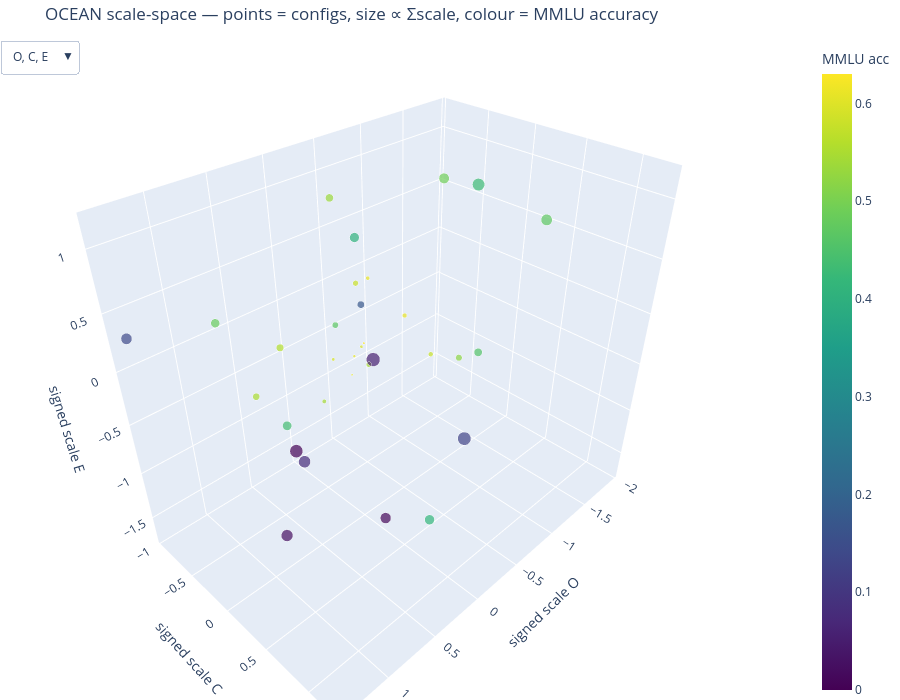

Notebook code cell kept with this figure:
### Markdown cell above
## Interactive 3D scale-space

Each config plotted in OCEAN **scale-space**. The dropdown picks which 3 traits go on
the x/y/z axes (signed scale: + amplifier, − suppressor). Points are the 32 configs,
coloured by MMLU accuracy — eyeball which scale combinations tank capability (dark)
vs stay intact (bright). Single plotly figure with a native dropdown, same format as
the `flatten_loras` exploration notebooks (needs a live kernel to render).

### Code cell
import itertools

import plotly.graph_objects as go

# Per-trait signed scale (+ amplifier, − suppressor) for each config.
_scale_map = {
    rec.slug: {t.letter: t.signed_scale for t in rec.traits}
    for rec in generate_design().configs
}
for _L in TRAITS:
    df[f"scale_{_L}"] = df["slug"].map(lambda s, _L=_L: _scale_map[s][_L])

_d = df.dropna(subset=["mmlu_mean"]).copy() if "mmlu_mean" in df.columns else df.iloc[:0]

if _d.empty:
    print("No MMLU results yet.")
else:
    # One trace per (x, y, z) trait triple; a plotly dropdown toggles which is shown.
    # Single go.Figure + one fig.show() — same pattern as the flatten_loras notebook
    # (no ipywidgets, so nothing stacks).
    triples = list(itertools.combinations(TRAITS, 3))  # 10 combos, axes in OCEAN order
    cmin, cmax = _d["mmlu_mean"].min(), _d["mmlu_mean"].max()
    sizes = _d["sumscale"] * 4.0  # marker size ∝ total adapter magnitude (Σscale)

    fig = go.Figure()
    for k, (xa, ya, za) in enumerate(triples):
        fig.add_trace(go.Scatter3d(
            x=_d[f"scale_{xa}"], y=_d[f"scale_{ya}"], z=_d[f"scale_{za}"],
            mode="markers", text=_d["slug"],
            customdata=_d["sumscale"],
            marker=dict(
                size=sizes, color=_d["mmlu_mean"], colorscale="Viridis",
                colorbar=dict(title="MMLU acc"), showscale=True, cmin=cmin, cmax=cmax,
            ),
            hovertemplate="%{text}<br>MMLU=%{marker.color:.3f}<br>Σscale=%{customdata:.2f}<extra></extra>",
            visible=(k == 0),
            name=f"{xa}{ya}{za}",
        ))

    buttons = [
        dict(
            method="update",
            label=f"{xa}, {ya}, {za}",
            args=[
                {"visible": [j == k for j in range(len(triples))]},
                {
                    "scene.xaxis.title.text": f"signed scale {xa}",
                    "scene.yaxis.title.text": f"signed scale {ya}",
                    "scene.zaxis.title.text": f"signed scale {za}",
                },
            ],
        )
        for k, (xa, ya, za) in enumerate(triples)
    ]

    x0, y0, z0 = triples[0]
    fig.update_layout(
        updatemenus=[dict(buttons=buttons, x=0.0, y=1.0, xanchor="left", yanchor="top")],
        scene=dict(
            xaxis_title=f"signed scale {x0}",
            yaxis_title=f"signed scale {y0}",
            zaxis_title=f"signed scale {z0}",
        ),
        title="OCEAN scale-space — points = configs, size ∝ Σscale, colour = MMLU accuracy",
        height=700, margin=dict(l=0, r=0, t=40, b=0), showlegend=False,
    )
    fig.show()

### Figure 1 — Plotly figure (JSON) as saved in the notebook; plotly's stock layout.template omitted (floating-point values rounded to 4 significant figures)
{"data": [{"customdata": [0.57, 0.66, 0.81, 0.9, 0.95, 1.16, 1.23, 1.36, 1.39, 1.54, 1.64, 1.8, 1.88, 2.02, 2.09, 2.17, 2.32, 2.37, 2.56, 2.65, 2.77, 2.84, 3.01, 3.12, 3.22, 3.25, 3.39, 3.47, 3.57, 3.76, 3.85, 4.0], "hovertemplate": "%{text}<br>MMLU=%{marker.color:.3f}<br>Σscale=%{customdata:.2f}<extra></extra>", "marker": {"cmax": 0.63, "cmin": 0, "color": [0.6067, 0.63, 0.6067, 0.5933, 0.59, 0.61, 0.5433, 0.61, 0.5767, 0.5433, 0.58, 0.4667, 0.52, 0.55, 0.1733, 0.5567, 0.5333, 0.4567, 0.4833, 0.4367, 0.4033, 0.4133, 0.49, 0.01, 0.14, 0.47, 0.02333, 0.07667, 0.43, 0.0, 0.1267, 0.05333], "colorbar": {"title": {"text": "MMLU acc"}}, "colorscale": [[0, "#440154"], [0.1111, "#482878"], [0.2222, "#3e4989"], [0.3333, "#31688e"], [0.4444, "#26828e"], [0.5556, "#1f9e89"], [0.6667, "#35b779"], [0.7778, "#6ece58"], [0.8889, "#b5de2b"], [1, "#fde725"]], "showscale": true, "size": [2.28, 2.64, 3.24, 3.6, 3.8, 4.64, 4.92, 5.44, 5.56, 6.16, 6.56, 7.2, 7.52, 8.08, 8.36, 8.68, 9.28, 9.48, 10.24, 10.6, 11.08, 11.36, 12.04, 12.48, 12.88, 13.0, 13.56, 13.88, 14.28, 15.04, 15.4, 16.0]}, "mode": "markers", "name": "OCE", "text": ["OP0p18_CP0p11_EM0p11_AM0p10_NP0p07", "OM0p13_CM0p09_EM0p06_AP0p07_NP0p31", "OM0p06_CM0p13_EM0p17_AM0p37_NM0p08", "OP0p13_CP0p17_EP0p15_AP0p09_NM0p36", "OP0p19_CM0p09_EM0p06_AM0p44_NM0p17", "OM0p27_CM0p18_EP0p43_AM0p21_NM0p07", "OP0p51_CP0p17_EM0p15_AM0p30_NM0p10", "OM0p29_CP0p20_EP0p25_AM0p06_NM0p56", "OM0p64_CP0p16_EM0p29_AM0p16_NM0p14", "OM0p14_CM0p05_EM0p25_AM0p12_NP0p98", "OM0p33_CM0p39_EP0p28_AP0p34_NM0p30", "OP0p16_CM0p08_EP0p24_AP0p89_NM0p43", "OM0p63_CP0p47_EM0p17_AM0p24_NP0p37", "OP0p66_CM0p49_EM0p38_AP0p10_NM0p39", "OP0p06_CP0p10_EP0p45_AP1p26_NP0p22", "OP0p57_CM0p23_EP0p16_AM1p09_NM0p12", "OM0p38_CM0p72_EP0p89_AM0p25_NP0p08", "OM0p22_CP0p98_EP0p32_AM0p50_NP0p35", "OP0p86_CM0p59_EP0p34_AM0p53_NP0p24", "OP0p60_CM0p20_EM0p54_AM0p14_NP1p17", "OP0p34_CP0p37_EP1p17_AM0p49_NP0p40", "OM0p30_CP0p51_EM1p71_AP0p14_NM0p18", "OM1p35_CM0p39_EP0p87_AP0p24_NP0p16", "OP0p94_CP1p25_EM0p25_AP0p08_NP0p60", "OP1p38_CM0p95_EP0p28_AP0p19_NP0p42", "OM1p92_CP0p28_EP0p53_AP0p13_NM0p39", "OP1p11_CP0p39_EM0p93_AP0p36_NM0p60", "OP0p29_CM0p44_EM1p26_AP0p57_NP0p91", "OM0p99_CP0p27_EP1p11_AP1p09_NP0p11", "OP1p17_CP0p69_EP0p10_AM1p08_NM0p72", "OM1p01_CP0p27_EM1p35_AP0p11_NP1p11", "OM0p40_CM0p28_EM0p44_AP1p87_NM1p01"], "type": "scatter3d", "visible": true, "x": [0.18, -0.13, -0.06, 0.13, 0.19, -0.27, 0.51, -0.29, -0.64, -0.14, -0.33, 0.16, -0.63, 0.66, 0.06, 0.57, -0.38, -0.22, 0.86, 0.6, 0.34, -0.3, -1.35, 0.94, 1.38, -1.92, 1.11, 0.29, -0.99, 1.17, -1.01, -0.4], "y": [0.11, -0.09, -0.13, 0.17, -0.09, -0.18, 0.17, 0.2, 0.16, -0.05, -0.39, -0.08, 0.47, -0.49, 0.1, -0.23, -0.72, 0.98, -0.59, -0.2, 0.37, 0.51, -0.39, 1.25, -0.95, 0.28, 0.39, -0.44, 0.27, 0.69, 0.27, -0.28], "z": [-0.11, -0.06, -0.17, 0.15, -0.06, 0.43, -0.15, 0.25, -0.29, -0.25, 0.28, 0.24, -0.17, -0.38, 0.45, 0.16, 0.89, 0.32, 0.34, -0.54, 1.17, -1.71, 0.87, -0.25, 0.28, 0.53, -0.93, -1.26, 1.11, 0.1, -1.35, -0.44]}, {"customdata": [0.57, 0.66, 0.81, 0.9, 0.95, 1.16, 1.23, 1.36, 1.39, 1.54, 1.64, 1.8, 1.88, 2.02, 2.09, 2.17, 2.32, 2.37, 2.56, 2.65, 2.77, 2.84, 3.01, 3.12, 3.22, 3.25, 3.39, 3.47, 3.57, 3.76, 3.85, 4.0], "hovertemplate": "%{text}<br>MMLU=%{marker.color:.3f}<br>Σscale=%{customdata:.2f}<extra></extra>", "marker": {"cmax": 0.63, "cmin": 0, "color": [0.6067, 0.63, 0.6067, 0.5933, 0.59, 0.61, 0.5433, 0.61, 0.5767, 0.5433, 0.58, 0.4667, 0.52, 0.55, 0.1733, 0.5567, 0.5333, 0.4567, 0.4833, 0.4367, 0.4033, 0.4133, 0.49, 0.01, 0.14, 0.47, 0.02333, 0.07667, 0.43, 0.0, 0.1267, 0.05333], "colorbar": {"title": {"text": "MMLU acc"}}, "colorscale": [[0, "#440154"], [0.1111, "#482878"], [0.2222, "#3e4989"], [0.3333, "#31688e"], [0.4444, "#26828e"], [0.5556, "#1f9e89"], [0.6667, "#35b779"], [0.7778, "#6ece58"], [0.8889, "#b5de2b"], [1, "#fde725"]], "showscale": true, "size": [2.28, 2.64, 3.24, 3.6, 3.8, 4.64, 4.92, 5.44, 5.56, 6.16, 6.56, 7.2, 7.52, 8.08, 8.36, 8.68, 9.28, 9.48, 10.24, 10.6, 11.08, 11.36, 12.04, 12.48, 12.88, 13.0, 13.56, 13.88, 14.28, 15.04, 15.4, 16.0]}, "mode": "markers", "name": "OCA", "text": ["OP0p18_CP0p11_EM0p11_AM0p10_NP0p07", "OM0p13_CM0p09_EM0p06_AP0p07_NP0p31", "OM0p06_CM0p13_EM0p17_AM0p37_NM0p08", "OP0p13_CP0p17_EP0p15_AP0p09_NM0p36", "OP0p19_CM0p09_EM0p06_AM0p44_NM0p17", "OM0p27_CM0p18_EP0p43_AM0p21_NM0p07", "OP0p51_CP0p17_EM0p15_AM0p30_NM0p10", "OM0p29_CP0p20_EP0p25_AM0p06_NM0p56", "OM0p64_CP0p16_EM0p29_AM0p16_NM0p14", "OM0p14_CM0p05_EM0p25_AM0p12_NP0p98", "OM0p33_CM0p39_EP0p28_AP0p34_NM0p30", "OP0p16_CM0p08_EP0p24_AP0p89_NM0p43", "OM0p63_CP0p47_EM0p17_AM0p24_NP0p37", "OP0p66_CM0p49_EM0p38_AP0p10_NM0p39", "OP0p06_CP0p10_EP0p45_AP1p26_NP0p22", "OP0p57_CM0p23_EP0p16_AM1p09_NM0p12", "OM0p38_CM0p72_EP0p89_AM0p25_NP0p08", "OM0p22_CP0p98_EP0p32_AM0p50_NP0p35", "OP0p86_CM0p59_EP0p34_AM0p53_NP0p24", "OP0p60_CM0p20_EM0p54_AM0p14_NP1p17", "OP0p34_CP0p37_EP1p17_AM0p49_NP0p40", "OM0p30_CP0p51_EM1p71_AP0p14_NM0p18", "OM1p35_CM0p39_EP0p87_AP0p24_NP0p16", "OP0p94_CP1p25_EM0p25_AP0p08_NP0p60", "OP1p38_CM0p95_EP0p28_AP0p19_NP0p42", "OM1p92_CP0p28_EP0p53_AP0p13_NM0p39", "OP1p11_CP0p39_EM0p93_AP0p36_NM0p60", "OP0p29_CM0p44_EM1p26_AP0p57_NP0p91", "OM0p99_CP0p27_EP1p11_AP1p09_NP0p11", "OP1p17_CP0p69_EP0p10_AM1p08_NM0p72", "OM1p01_CP0p27_EM1p35_AP0p11_NP1p11", "OM0p40_CM0p28_EM0p44_AP1p87_NM1p01"], "type": "scatter3d", "visible": false, "x": [0.18, -0.13, -0.06, 0.13, 0.19, -0.27, 0.51, -0.29, -0.64, -0.14, -0.33, 0.16, -0.63, 0.66, 0.06, 0.57, -0.38, -0.22, 0.86, 0.6, 0.34, -0.3, -1.35, 0.94, 1.38, -1.92, 1.11, 0.29, -0.99, 1.17, -1.01, -0.4], "y": [0.11, -0.09, -0.13, 0.17, -0.09, -0.18, 0.17, 0.2, 0.16, -0.05, -0.39, -0.08, 0.47, -0.49, 0.1, -0.23, -0.72, 0.98, -0.59, -0.2, 0.37, 0.51, -0.39, 1.25, -0.95, 0.28, 0.39, -0.44, 0.27, 0.69, 0.27, -0.28], "z": [-0.1, 0.07, -0.37, 0.09, -0.44, -0.21, -0.3, -0.06, -0.16, -0.12, 0.34, 0.89, -0.24, 0.1, 1.26, -1.09, -0.25, -0.5, -0.53, -0.14, -0.49, 0.14, 0.24, 0.08, 0.19, 0.13, 0.36, 0.57, 1.09, -1.08, 0.11, 1.87]}, {"customdata": [0.57, 0.66, 0.81, 0.9, 0.95, 1.16, 1.23, 1.36, 1.39, 1.54, 1.64, 1.8, 1.88, 2.02, 2.09, 2.17, 2.32, 2.37, 2.56, 2.65, 2.77, 2.84, 3.01, 3.12, 3.22, 3.25, 3.39, 3.47, 3.57, 3.76, 3.85, 4.0], "hovertemplate": "%{text}<br>MMLU=%{marker.color:.3f}<br>Σscale=%{customdata:.2f}<extra></extra>", "marker": {"cmax": 0.63, "cmin": 0, "color": [0.6067, 0.63, 0.6067, 0.5933, 0.59, 0.61, 0.5433, 0.61, 0.5767, 0.5433, 0.58, 0.4667, 0.52, 0.55, 0.1733, 0.5567, 0.5333, 0.4567, 0.4833, 0.4367, 0.4033, 0.4133, 0.49, 0.01, 0.14, 0.47, 0.02333, 0.07667, 0.43, 0.0, 0.1267, 0.05333], "colorbar": {"title": {"text": "MMLU acc"}}, "colorscale": [[0, "#440154"], [0.1111, "#482878"], [0.2222, "#3e4989"], [0.3333, "#31688e"], [0.4444, "#26828e"], [0.5556, "#1f9e89"], [0.6667, "#35b779"], [0.7778, "#6ece58"], [0.8889, "#b5de2b"], [1, "#fde725"]], "showscale": true, "size": [2.28, 2.64, 3.24, 3.6, 3.8, 4.64, 4.92, 5.44, 5.56, 6.16, 6.56, 7.2, 7.52, 8.08, 8.36, 8.68, 9.28, 9.48, 10.24, 10.6, 11.08, 11.36, 12.04, 12.48, 12.88, 13.0, 13.56, 13.88, 14.28, 15.04, 15.4, 16.0]}, "mode": "markers", "name": "OCN", "text": ["OP0p18_CP0p11_EM0p11_AM0p10_NP0p07", "OM0p13_CM0p09_EM0p06_AP0p07_NP0p31", "OM0p06_CM0p13_EM0p17_AM0p37_NM0p08", "OP0p13_CP0p17_EP0p15_AP0p09_NM0p36", "OP0p19_CM0p09_EM0p06_AM0p44_NM0p17", "OM0p27_CM0p18_EP0p43_AM0p21_NM0p07", "OP0p51_CP0p17_EM0p15_AM0p30_NM0p10", "OM0p29_CP0p20_EP0p25_AM0p06_NM0p56", "OM0p64_CP0p16_EM0p29_AM0p16_NM0p14", "OM0p14_CM0p05_EM0p25_AM0p12_NP0p98", "OM0p33_CM0p39_EP0p28_AP0p34_NM0p30", "OP0p16_CM0p08_EP0p24_AP0p89_NM0p43", "OM0p63_CP0p47_EM0p17_AM0p24_NP0p37", "OP0p66_CM0p49_EM0p38_AP0p10_NM0p39", "OP0p06_CP0p10_EP0p45_AP1p26_NP0p22", "OP0p57_CM0p23_EP0p16_AM1p09_NM0p12", "OM0p38_CM0p72_EP0p89_AM0p25_NP0p08", "OM0p22_CP0p98_EP0p32_AM0p50_NP0p35", "OP0p86_CM0p59_EP0p34_AM0p53_NP0p24", "OP0p60_CM0p20_EM0p54_AM0p14_NP1p17", "OP0p34_CP0p37_EP1p17_AM0p49_NP0p40", "OM0p30_CP0p51_EM1p71_AP0p14_NM0p18", "OM1p35_CM0p39_EP0p87_AP0p24_NP0p16", "OP0p94_CP1p25_EM0p25_AP0p08_NP0p60", "OP1p38_CM0p95_EP0p28_AP0p19_NP0p42", "OM1p92_CP0p28_EP0p53_AP0p13_NM0p39", "OP1p11_CP0p39_EM0p93_AP0p36_NM0p60", "OP0p29_CM0p44_EM1p26_AP0p57_NP0p91", "OM0p99_CP0p27_EP1p11_AP1p09_NP0p11", "OP1p17_CP0p69_EP0p10_AM1p08_NM0p72", "OM1p01_CP0p27_EM1p35_AP0p11_NP1p11", "OM0p40_CM0p28_EM0p44_AP1p87_NM1p01"], "type": "scatter3d", "visible": false, "x": [0.18, -0.13, -0.06, 0.13, 0.19, -0.27, 0.51, -0.29, -0.64, -0.14, -0.33, 0.16, -0.63, 0.66, 0.06, 0.57, -0.38, -0.22, 0.86, 0.6, 0.34, -0.3, -1.35, 0.94, 1.38, -1.92, 1.11, 0.29, -0.99, 1.17, -1.01, -0.4], "y": [0.11, -0.09, -0.13, 0.17, -0.09, -0.18, 0.17, 0.2, 0.16, -0.05, -0.39, -0.08, 0.47, -0.49, 0.1, -0.23, -0.72, 0.98, -0.59, -0.2, 0.37, 0.51, -0.39, 1.25, -0.95, 0.28, 0.39, -0.44, 0.27, 0.69, 0.27, -0.28], "z": [0.07, 0.31, -0.08, -0.36, -0.17, -0.07, -0.1, -0.56, -0.14, 0.98, -0.3, -0.43, 0.37, -0.39, 0.22, -0.12, 0.08, 0.35, 0.24, 1.17, 0.4, -0.18, 0.16, 0.6, 0.42, -0.39, -0.6, 0.91, 0.11, -0.72, 1.11, -1.01]}, {"customdata": [0.57, 0.66, 0.81, 0.9, 0.95, 1.16, 1.23, 1.36, 1.39, 1.54, 1.64, 1.8, 1.88, 2.02, 2.09, 2.17, 2.32, 2.37, 2.56, 2.65, 2.77, 2.84, 3.01, 3.12, 3.22, 3.25, 3.39, 3.47, 3.57, 3.76, 3.85, 4.0], "hovertemplate": "%{text}<br>MMLU=%{marker.color:.3f}<br>Σscale=%{customdata:.2f}<extra></extra>", "marker": {"cmax": 0.63, "cmin": 0, "color": [0.6067, 0.63, 0.6067, 0.5933, 0.59, 0.61, 0.5433, 0.61, 0.5767, 0.5433, 0.58, 0.4667, 0.52, 0.55, 0.1733, 0.5567, 0.5333, 0.4567, 0.4833, 0.4367, 0.4033, 0.4133, 0.49, 0.01, 0.14, 0.47, 0.02333, 0.07667, 0.43, 0.0, 0.1267, 0.05333], "colorbar": {"title": {"text": "MMLU acc"}}, "colorscale": [[0, "#440154"], [0.1111, "#482878"], [0.2222, "#3e4989"], [0.3333, "#31688e"], [0.4444, "#26828e"], [0.5556, "#1f9e89"], [0.6667, "#35b779"], [0.7778, "#6ece58"], [0.8889, "#b5de2b"], [1, "#fde725"]], "showscale": true, "size": [2.28, 2.64, 3.24, 3.6, 3.8, 4.64, 4.92, 5.44, 5.56, 6.16, 6.56, 7.2, 7.52, 8.08, 8.36, 8.68, 9.28, 9.48, 10.24, 10.6, 11.08, 11.36, 12.04, 12.48, 12.88, 13.0, 13.56, 13.88, 14.28, 15.04, 15.4, 16.0]}, "mode": "markers", "name": "OEA", "text": ["OP0p18_CP0p11_EM0p11_AM0p10_NP0p07", "OM0p13_CM0p09_EM0p06_AP0p07_NP0p31", "OM0p06_CM0p13_EM0p17_AM0p37_NM0p08", "OP0p13_CP0p17_EP0p15_AP0p09_NM0p36", "OP0p19_CM0p09_EM0p06_AM0p44_NM0p17", "OM0p27_CM0p18_EP0p43_AM0p21_NM0p07", "OP0p51_CP0p17_EM0p15_AM0p30_NM0p10", "OM0p29_CP0p20_EP0p25_AM0p06_NM0p56", "OM0p64_CP0p16_EM0p29_AM0p16_NM0p14", "OM0p14_CM0p05_EM0p25_AM0p12_NP0p98", "OM0p33_CM0p39_EP0p28_AP0p34_NM0p30", "OP0p16_CM0p08_EP0p24_AP0p89_NM0p43", "OM0p63_CP0p47_EM0p17_AM0p24_NP0p37", "OP0p66_CM0p49_EM0p38_AP0p10_NM0p39", "OP0p06_CP0p10_EP0p45_AP1p26_NP0p22", "OP0p57_CM0p23_EP0p16_AM1p09_NM0p12", "OM0p38_CM0p72_EP0p89_AM0p25_NP0p08", "OM0p22_CP0p98_EP0p32_AM0p50_NP0p35", "OP0p86_CM0p59_EP0p34_AM0p53_NP0p24", "OP0p60_CM0p20_EM0p54_AM0p14_NP1p17", "OP0p34_CP0p37_EP1p17_AM0p49_NP0p40", "OM0p30_CP0p51_EM1p71_AP0p14_NM0p18", "OM1p35_CM0p39_EP0p87_AP0p24_NP0p16", "OP0p94_CP1p25_EM0p25_AP0p08_NP0p60", "OP1p38_CM0p95_EP0p28_AP0p19_NP0p42", "OM1p92_CP0p28_EP0p53_AP0p13_NM0p39", "OP1p11_CP0p39_EM0p93_AP0p36_NM0p60", "OP0p29_CM0p44_EM1p26_AP0p57_NP0p91", "OM0p99_CP0p27_EP1p11_AP1p09_NP0p11", "OP1p17_CP0p69_EP0p10_AM1p08_NM0p72", "OM1p01_CP0p27_EM1p35_AP0p11_NP1p11", "OM0p40_CM0p28_EM0p44_AP1p87_NM1p01"], "type": "scatter3d", "visible": false, "x": [0.18, -0.13, -0.06, 0.13, 0.19, -0.27, 0.51, -0.29, -0.64, -0.14, -0.33, 0.16, -0.63, 0.66, 0.06, 0.57, -0.38, -0.22, 0.86, 0.6, 0.34, -0.3, -1.35, 0.94, 1.38, -1.92, 1.11, 0.29, -0.99, 1.17, -1.01, -0.4], "y": [-0.11, -0.06, -0.17, 0.15, -0.06, 0.43, -0.15, 0.25, -0.29, -0.25, 0.28, 0.24, -0.17, -0.38, 0.45, 0.16, 0.89, 0.32, 0.34, -0.54, 1.17, -1.71, 0.87, -0.25, 0.28, 0.53, -0.93, -1.26, 1.11, 0.1, -1.35, -0.44], "z": [-0.1, 0.07, -0.37, 0.09, -0.44, -0.21, -0.3, -0.06, -0.16, -0.12, 0.34, 0.89, -0.24, 0.1, 1.26, -1.09, -0.25, -0.5, -0.53, -0.14, -0.49, 0.14, 0.24, 0.08, 0.19, 0.13, 0.36, 0.57, 1.09, -1.08, 0.11, 1.87]}, {"customdata": [0.57, 0.66, 0.81, 0.9, 0.95, 1.16, 1.23, 1.36, 1.39, 1.54, 1.64, 1.8, 1.88, 2.02, 2.09, 2.17, 2.32, 2.37, 2.56, 2.65, 2.77, 2.84, 3.01, 3.12, 3.22, 3.25, 3.39, 3.47, 3.57, 3.76, 3.85, 4.0], "hovertemplate": "%{text}<br>MMLU=%{marker.color:.3f}<br>Σscale=%{customdata:.2f}<extra></extra>", "marker": {"cmax": 0.63, "cmin": 0, "color": [0.6067, 0.63, 0.6067, 0.5933, 0.59, 0.61, 0.5433, 0.61, 0.5767, 0.5433, 0.58, 0.4667, 0.52, 0.55, 0.1733, 0.5567, 0.5333, 0.4567, 0.4833, 0.4367, 0.4033, 0.4133, 0.49, 0.01, 0.14, 0.47, 0.02333, 0.07667, 0.43, 0.0, 0.1267, 0.05333], "colorbar": {"title": {"text": "MMLU acc"}}, "colorscale": [[0, "#440154"], [0.1111, "#482878"], [0.2222, "#3e4989"], [0.3333, "#31688e"], [0.4444, "#26828e"], [0.5556, "#1f9e89"], [0.6667, "#35b779"], [0.7778, "#6ece58"], [0.8889, "#b5de2b"], [1, "#fde725"]], "showscale": true, "size": [2.28, 2.64, 3.24, 3.6, 3.8, 4.64, 4.92, 5.44, 5.56, 6.16, 6.56, 7.2, 7.52, 8.08, 8.36, 8.68, 9.28, 9.48, 10.24, 10.6, 11.08, 11.36, 12.04, 12.48, 12.88, 13.0, 13.56, 13.88, 14.28, 15.04, 15.4, 16.0]}, "mode": "markers", "name": "OEN", "text": ["OP0p18_CP0p11_EM0p11_AM0p10_NP0p07", "OM0p13_CM0p09_EM0p06_AP0p07_NP0p31", "OM0p06_CM0p13_EM0p17_AM0p37_NM0p08", "OP0p13_CP0p17_EP0p15_AP0p09_NM0p36", "OP0p19_CM0p09_EM0p06_AM0p44_NM0p17", "OM0p27_CM0p18_EP0p43_AM0p21_NM0p07", "OP0p51_CP0p17_EM0p15_AM0p30_NM0p10", "OM0p29_CP0p20_EP0p25_AM0p06_NM0p56", "OM0p64_CP0p16_EM0p29_AM0p16_NM0p14", "OM0p14_CM0p05_EM0p25_AM0p12_NP0p98", "OM0p33_CM0p39_EP0p28_AP0p34_NM0p30", "OP0p16_CM0p08_EP0p24_AP0p89_NM0p43", "OM0p63_CP0p47_EM0p17_AM0p24_NP0p37", "OP0p66_CM0p49_EM0p38_AP0p10_NM0p39", "OP0p06_CP0p10_EP0p45_AP1p26_NP0p22", "OP0p57_CM0p23_EP0p16_AM1p09_NM0p12", "OM0p38_CM0p72_EP0p89_AM0p25_NP0p08", "OM0p22_CP0p98_EP0p32_AM0p50_NP0p35", "OP0p86_CM0p59_EP0p34_AM0p53_NP0p24", "OP0p60_CM0p20_EM0p54_AM0p14_NP1p17", "OP0p34_CP0p37_EP1p17_AM0p49_NP0p40", "OM0p30_CP0p51_EM1p71_AP0p14_NM0p18", "OM1p35_CM0p39_EP0p87_AP0p24_NP0p16", "OP0p94_CP1p25_EM0p25_AP0p08_NP0p60", "OP1p38_CM0p95_EP0p28_AP0p19_NP0p42", "OM1p92_CP0p28_EP0p53_AP0p13_NM0p39", "OP1p11_CP0p39_EM0p93_AP0p36_NM0p60", "OP0p29_CM0p44_EM1p26_AP0p57_NP0p91", "OM0p99_CP0p27_EP1p11_AP1p09_NP0p11", "OP1p17_CP0p69_EP0p10_AM1p08_NM0p72", "OM1p01_CP0p27_EM1p35_AP0p11_NP1p11", "OM0p40_CM0p28_EM0p44_AP1p87_NM1p01"], "type": "scatter3d", "visible": false, "x": [0.18, -0.13, -0.06, 0.13, 0.19, -0.27, 0.51, -0.29, -0.64, -0.14, -0.33, 0.16, -0.63, 0.66, 0.06, 0.57, -0.38, -0.22, 0.86, 0.6, 0.34, -0.3, -1.35, 0.94, 1.38, -1.92, 1.11, 0.29, -0.99, 1.17, -1.01, -0.4], "y": [-0.11, -0.06, -0.17, 0.15, -0.06, 0.43, -0.15, 0.25, -0.29, -0.25, 0.28, 0.24, -0.17, -0.38, 0.45, 0.16, 0.89, 0.32, 0.34, -0.54, 1.17, -1.71, 0.87, -0.25, 0.28, 0.53, -0.93, -1.26, 1.11, 0.1, -1.35, -0.44], "z": [0.07, 0.31, -0.08, -0.36, -0.17, -0.07, -0.1, -0.56, -0.14, 0.98, -0.3, -0.43, 0.37, -0.39, 0.22, -0.12, 0.08, 0.35, 0.24, 1.17, 0.4, -0.18, 0.16, 0.6, 0.42, -0.39, -0.6, 0.91, 0.11, -0.72, 1.11, -1.01]}, {"customdata": [0.57, 0.66, 0.81, 0.9, 0.95, 1.16, 1.23, 1.36, 1.39, 1.54, 1.64, 1.8, 1.88, 2.02, 2.09, 2.17, 2.32, 2.37, 2.56, 2.65, 2.77, 2.84, 3.01, 3.12, 3.22, 3.25, 3.39, 3.47, 3.57, 3.76, 3.85, 4.0], "hovertemplate": "%{text}<br>MMLU=%{marker.color:.3f}<br>Σscale=%{customdata:.2f}<extra></extra>", "marker": {"cmax": 0.63, "cmin": 0, "color": [0.6067, 0.63, 0.6067, 0.5933, 0.59, 0.61, 0.5433, 0.61, 0.5767, 0.5433, 0.58, 0.4667, 0.52, 0.55, 0.1733, 0.5567, 0.5333, 0.4567, 0.4833, 0.4367, 0.4033, 0.4133, 0.49, 0.01, 0.14, 0.47, 0.02333, 0.07667, 0.43, 0.0, 0.1267, 0.05333], "colorbar": {"title": {"text": "MMLU acc"}}, "colorscale": [[0, "#440154"], [0.1111, "#482878"], [0.2222, "#3e4989"], [0.3333, "#31688e"], [0.4444, "#26828e"], [0.5556, "#1f9e89"], [0.6667, "#35b779"], [0.7778, "#6ece58"], [0.8889, "#b5de2b"], [1, "#fde725"]], "showscale": true, "size": [2.28, 2.64, 3.24, 3.6, 3.8, 4.64, 4.92, 5.44, 5.56, 6.16, 6.56, 7.2, 7.52, 8.08, 8.36, 8.68, 9.28, 9.48, 10.24, 10.6, 11.08, 11.36, 12.04, 12.48, 12.88, 13.0, 13.56, 13.88, 14.28, 15.04, 15.4, 16.0]}, "mode": "markers", "name": "OAN", "text": ["OP0p18_CP0p11_EM0p11_AM0p10_NP0p07", "OM0p13_CM0p09_EM0p06_AP0p07_NP0p31", "OM0p06_CM0p13_EM0p17_AM0p37_NM0p08", "OP0p13_CP0p17_EP0p15_AP0p09_NM0p36", "OP0p19_CM0p09_EM0p06_AM0p44_NM0p17", "OM0p27_CM0p18_EP0p43_AM0p21_NM0p07", "OP0p51_CP0p17_EM0p15_AM0p30_NM0p10", "OM0p29_CP0p20_EP0p25_AM0p06_NM0p56", "OM0p64_CP0p16_EM0p29_AM0p16_NM0p14", "OM0p14_CM0p05_EM0p25_AM0p12_NP0p98", "OM0p33_CM0p39_EP0p28_AP0p34_NM0p30", "OP0p16_CM0p08_EP0p24_AP0p89_NM0p43", "OM0p63_CP0p47_EM0p17_AM0p24_NP0p37", "OP0p66_CM0p49_EM0p38_AP0p10_NM0p39", "OP0p06_CP0p10_EP0p45_AP1p26_NP0p22", "OP0p57_CM0p23_EP0p16_AM1p09_NM0p12", "OM0p38_CM0p72_EP0p89_AM0p25_NP0p08", "OM0p22_CP0p98_EP0p32_AM0p50_NP0p35", "OP0p86_CM0p59_EP0p34_AM0p53_NP0p24", "OP0p60_CM0p20_EM0p54_AM0p14_NP1p17", "OP0p34_CP0p37_EP1p17_AM0p49_NP0p40", "OM0p30_CP0p51_EM1p71_AP0p14_NM0p18", "OM1p35_CM0p39_EP0p87_AP0p24_NP0p16", "OP0p94_CP1p25_EM0p25_AP0p08_NP0p60", "OP1p38_CM0p95_EP0p28_AP0p19_NP0p42", "OM1p92_CP0p28_EP0p53_AP0p13_NM0p39", "OP1p11_CP0p39_EM0p93_AP0p36_NM0p60", "OP0p29_CM0p44_EM1p26_AP0p57_NP0p91", "OM0p99_CP0p27_EP1p11_AP1p09_NP0p11", "OP1p17_CP0p69_EP0p10_AM1p08_NM0p72", "OM1p01_CP0p27_EM1p35_AP0p11_NP1p11", "OM0p40_CM0p28_EM0p44_AP1p87_NM1p01"], "type": "scatter3d", "visible": false, "x": [0.18, -0.13, -0.06, 0.13, 0.19, -0.27, 0.51, -0.29, -0.64, -0.14, -0.33, 0.16, -0.63, 0.66, 0.06, 0.57, -0.38, -0.22, 0.86, 0.6, 0.34, -0.3, -1.35, 0.94, 1.38, -1.92, 1.11, 0.29, -0.99, 1.17, -1.01, -0.4], "y": [-0.1, 0.07, -0.37, 0.09, -0.44, -0.21, -0.3, -0.06, -0.16, -0.12, 0.34, 0.89, -0.24, 0.1, 1.26, -1.09, -0.25, -0.5, -0.53, -0.14, -0.49, 0.14, 0.24, 0.08, 0.19, 0.13, 0.36, 0.57, 1.09, -1.08, 0.11, 1.87], "z": [0.07, 0.31, -0.08, -0.36, -0.17, -0.07, -0.1, -0.56, -0.14, 0.98, -0.3, -0.43, 0.37, -0.39, 0.22, -0.12, 0.08, 0.35, 0.24, 1.17, 0.4, -0.18, 0.16, 0.6, 0.42, -0.39, -0.6, 0.91, 0.11, -0.72, 1.11, -1.01]}, {"customdata": [0.57, 0.66, 0.81, 0.9, 0.95, 1.16, 1.23, 1.36, 1.39, 1.54, 1.64, 1.8, 1.88, 2.02, 2.09, 2.17, 2.32, 2.37, 2.56, 2.65, 2.77, 2.84, 3.01, 3.12, 3.22, 3.25, 3.39, 3.47, 3.57, 3.76, 3.85, 4.0], "hovertemplate": "%{text}<br>MMLU=%{marker.color:.3f}<br>Σscale=%{customdata:.2f}<extra></extra>", "marker": {"cmax": 0.63, "cmin": 0, "color": [0.6067, 0.63, 0.6067, 0.5933, 0.59, 0.61, 0.5433, 0.61, 0.5767, 0.5433, 0.58, 0.4667, 0.52, 0.55, 0.1733, 0.5567, 0.5333, 0.4567, 0.4833, 0.4367, 0.4033, 0.4133, 0.49, 0.01, 0.14, 0.47, 0.02333, 0.07667, 0.43, 0.0, 0.1267, 0.05333], "colorbar": {"title": {"text": "MMLU acc"}}, "colorscale": [[0, "#440154"], [0.1111, "#482878"], [0.2222, "#3e4989"], [0.3333, "#31688e"], [0.4444, "#26828e"], [0.5556, "#1f9e89"], [0.6667, "#35b779"], [0.7778, "#6ece58"], [0.8889, "#b5de2b"], [1, "#fde725"]], "showscale": true, "size": [2.28, 2.64, 3.24, 3.6, 3.8, 4.64, 4.92, 5.44, 5.56, 6.16, 6.56, 7.2, 7.52, 8.08, 8.36, 8.68, 9.28, 9.48, 10.24, 10.6, 11.08, 11.36, 12.04, 12.48, 12.88, 13.0, 13.56, 13.88, 14.28, 15.04, 15.4, 16.0]}, "mode": "markers", "name": "CEA", "text": ["OP0p18_CP0p11_EM0p11_AM0p10_NP0p07", "OM0p13_CM0p09_EM0p06_AP0p07_NP0p31", "OM0p06_CM0p13_EM0p17_AM0p37_NM0p08", "OP0p13_CP0p17_EP0p15_AP0p09_NM0p36", "OP0p19_CM0p09_EM0p06_AM0p44_NM0p17", "OM0p27_CM0p18_EP0p43_AM0p21_NM0p07", "OP0p51_CP0p17_EM0p15_AM0p30_NM0p10", "OM0p29_CP0p20_EP0p25_AM0p06_NM0p56", "OM0p64_CP0p16_EM0p29_AM0p16_NM0p14", "OM0p14_CM0p05_EM0p25_AM0p12_NP0p98", "OM0p33_CM0p39_EP0p28_AP0p34_NM0p30", "OP0p16_CM0p08_EP0p24_AP0p89_NM0p43", "OM0p63_CP0p47_EM0p17_AM0p24_NP0p37", "OP0p66_CM0p49_EM0p38_AP0p10_NM0p39", "OP0p06_CP0p10_EP0p45_AP1p26_NP0p22", "OP0p57_CM0p23_EP0p16_AM1p09_NM0p12", "OM0p38_CM0p72_EP0p89_AM0p25_NP0p08", "OM0p22_CP0p98_EP0p32_AM0p50_NP0p35", "OP0p86_CM0p59_EP0p34_AM0p53_NP0p24", "OP0p60_CM0p20_EM0p54_AM0p14_NP1p17", "OP0p34_CP0p37_EP1p17_AM0p49_NP0p40", "OM0p30_CP0p51_EM1p71_AP0p14_NM0p18", "OM1p35_CM0p39_EP0p87_AP0p24_NP0p16", "OP0p94_CP1p25_EM0p25_AP0p08_NP0p60", "OP1p38_CM0p95_EP0p28_AP0p19_NP0p42", "OM1p92_CP0p28_EP0p53_AP0p13_NM0p39", "OP1p11_CP0p39_EM0p93_AP0p36_NM0p60", "OP0p29_CM0p44_EM1p26_AP0p57_NP0p91", "OM0p99_CP0p27_EP1p11_AP1p09_NP0p11", "OP1p17_CP0p69_EP0p10_AM1p08_NM0p72", "OM1p01_CP0p27_EM1p35_AP0p11_NP1p11", "OM0p40_CM0p28_EM0p44_AP1p87_NM1p01"], "type": "scatter3d", "visible": false, "x": [0.11, -0.09, -0.13, 0.17, -0.09, -0.18, 0.17, 0.2, 0.16, -0.05, -0.39, -0.08, 0.47, -0.49, 0.1, -0.23, -0.72, 0.98, -0.59, -0.2, 0.37, 0.51, -0.39, 1.25, -0.95, 0.28, 0.39, -0.44, 0.27, 0.69, 0.27, -0.28], "y": [-0.11, -0.06, -0.17, 0.15, -0.06, 0.43, -0.15, 0.25, -0.29, -0.25, 0.28, 0.24, -0.17, -0.38, 0.45, 0.16, 0.89, 0.32, 0.34, -0.54, 1.17, -1.71, 0.87, -0.25, 0.28, 0.53, -0.93, -1.26, 1.11, 0.1, -1.35, -0.44], "z": [-0.1, 0.07, -0.37, 0.09, -0.44, -0.21, -0.3, -0.06, -0.16, -0.12, 0.34, 0.89, -0.24, 0.1, 1.26, -1.09, -0.25, -0.5, -0.53, -0.14, -0.49, 0.14, 0.24, 0.08, 0.19, 0.13, 0.36, 0.57, 1.09, -1.08, 0.11, 1.87]}, {"customdata": [0.57, 0.66, 0.81, 0.9, 0.95, 1.16, 1.23, 1.36, 1.39, 1.54, 1.64, 1.8, 1.88, 2.02, 2.09, 2.17, 2.32, 2.37, 2.56, 2.65, 2.77, 2.84, 3.01, 3.12, 3.22, 3.25, 3.39, 3.47, 3.57, 3.76, 3.85, 4.0], "hovertemplate": "%{text}<br>MMLU=%{marker.color:.3f}<br>Σscale=%{customdata:.2f}<extra></extra>", "marker": {"cmax": 0.63, "cmin": 0, "color": [0.6067, 0.63, 0.6067, 0.5933, 0.59, 0.61, 0.5433, 0.61, 0.5767, 0.5433, 0.58, 0.4667, 0.52, 0.55, 0.1733, 0.5567, 0.5333, 0.4567, 0.4833, 0.4367, 0.4033, 0.4133, 0.49, 0.01, 0.14, 0.47, 0.02333, 0.07667, 0.43, 0.0, 0.1267, 0.05333], "colorbar": {"title": {"text": "MMLU acc"}}, "colorscale": [[0, "#440154"], [0.1111, "#482878"], [0.2222, "#3e4989"], [0.3333, "#31688e"], [0.4444, "#26828e"], [0.5556, "#1f9e89"], [0.6667, "#35b779"], [0.7778, "#6ece58"], [0.8889, "#b5de2b"], [1, "#fde725"]], "showscale": true, "size": [2.28, 2.64, 3.24, 3.6, 3.8, 4.64, 4.92, 5.44, 5.56, 6.16, 6.56, 7.2, 7.52, 8.08, 8.36, 8.68, 9.28, 9.48, 10.24, 10.6, 11.08, 11.36, 12.04, 12.48, 12.88, 13.0, 13.56, 13.88, 14.28, 15.04, 15.4, 16.0]}, "mode": "markers", "name": "CEN", "text": ["OP0p18_CP0p11_EM0p11_AM0p10_NP0p07", "OM0p13_CM0p09_EM0p06_AP0p07_NP0p31", "OM0p06_CM0p13_EM0p17_AM0p37_NM0p08", "OP0p13_CP0p17_EP0p15_AP0p09_NM0p36", "OP0p19_CM0p09_EM0p06_AM0p44_NM0p17", "OM0p27_CM0p18_EP0p43_AM0p21_NM0p07", "OP0p51_CP0p17_EM0p15_AM0p30_NM0p10", "OM0p29_CP0p20_EP0p25_AM0p06_NM0p56", "OM0p64_CP0p16_EM0p29_AM0p16_NM0p14", "OM0p14_CM0p05_EM0p25_AM0p12_NP0p98", "OM0p33_CM0p39_EP0p28_AP0p34_NM0p30", "OP0p16_CM0p08_EP0p24_AP0p89_NM0p43", "OM0p63_CP0p47_EM0p17_AM0p24_NP0p37", "OP0p66_CM0p49_EM0p38_AP0p10_NM0p39", "OP0p06_CP0p10_EP0p45_AP1p26_NP0p22", "OP0p57_CM0p23_EP0p16_AM1p09_NM0p12", "OM0p38_CM0p72_EP0p89_AM0p25_NP0p08", "OM0p22_CP0p98_EP0p32_AM0p50_NP0p35", "OP0p86_CM0p59_EP0p34_AM0p53_NP0p24", "OP0p60_CM0p20_EM0p54_AM0p14_NP1p17", "OP0p34_CP0p37_EP1p17_AM0p49_NP0p40", "OM0p30_CP0p51_EM1p71_AP0p14_NM0p18", "OM1p35_CM0p39_EP0p87_AP0p24_NP0p16", "OP0p94_CP1p25_EM0p25_AP0p08_NP0p60", "OP1p38_CM0p95_EP0p28_AP0p19_NP0p42", "OM1p92_CP0p28_EP0p53_AP0p13_NM0p39", "OP1p11_CP0p39_EM0p93_AP0p36_NM0p60", "OP0p29_CM0p44_EM1p26_AP0p57_NP0p91", "OM0p99_CP0p27_EP1p11_AP1p09_NP0p11", "OP1p17_CP0p69_EP0p10_AM1p08_NM0p72", "OM1p01_CP0p27_EM1p35_AP0p11_NP1p11", "OM0p40_CM0p28_EM0p44_AP1p87_NM1p01"], "type": "scatter3d", "visible": false, "x": [0.11, -0.09, -0.13, 0.17, -0.09, -0.18, 0.17, 0.2, 0.16, -0.05, -0.39, -0.08, 0.47, -0.49, 0.1, -0.23, -0.72, 0.98, -0.59, -0.2, 0.37, 0.51, -0.39, 1.25, -0.95, 0.28, 0.39, -0.44, 0.27, 0.69, 0.27, -0.28], "y": [-0.11, -0.06, -0.17, 0.15, -0.06, 0.43, -0.15, 0.25, -0.29, -0.25, 0.28, 0.24, -0.17, -0.38, 0.45, 0.16, 0.89, 0.32, 0.34, -0.54, 1.17, -1.71, 0.87, -0.25, 0.28, 0.53, -0.93, -1.26, 1.11, 0.1, -1.35, -0.44], "z": [0.07, 0.31, -0.08, -0.36, -0.17, -0.07, -0.1, -0.56, -0.14, 0.98, -0.3, -0.43, 0.37, -0.39, 0.22, -0.12, 0.08, 0.35, 0.24, 1.17, 0.4, -0.18, 0.16, 0.6, 0.42, -0.39, -0.6, 0.91, 0.11, -0.72, 1.11, -1.01]}, {"customdata": [0.57, 0.66, 0.81, 0.9, 0.95, 1.16, 1.23, 1.36, 1.39, 1.54, 1.64, 1.8, 1.88, 2.02, 2.09, 2.17, 2.32, 2.37, 2.56, 2.65, 2.77, 2.84, 3.01, 3.12, 3.22, 3.25, 3.39, 3.47, 3.57, 3.76, 3.85, 4.0], "hovertemplate": "%{text}<br>MMLU=%{marker.color:.3f}<br>Σscale=%{customdata:.2f}<extra></extra>", "marker": {"cmax": 0.63, "cmin": 0, "color": [0.6067, 0.63, 0.6067, 0.5933, 0.59, 0.61, 0.5433, 0.61, 0.5767, 0.5433, 0.58, 0.4667, 0.52, 0.55, 0.1733, 0.5567, 0.5333, 0.4567, 0.4833, 0.4367, 0.4033, 0.4133, 0.49, 0.01, 0.14, 0.47, 0.02333, 0.07667, 0.43, 0.0, 0.1267, 0.05333], "colorbar": {"title": {"text": "MMLU acc"}}, "colorscale": [[0, "#440154"], [0.1111, "#482878"], [0.2222, "#3e4989"], [0.3333, "#31688e"], [0.4444, "#26828e"], [0.5556, "#1f9e89"], [0.6667, "#35b779"], [0.7778, "#6ece58"], [0.8889, "#b5de2b"], [1, "#fde725"]], "showscale": true, "size": [2.28, 2.64, 3.24, 3.6, 3.8, 4.64, 4.92, 5.44, 5.56, 6.16, 6.56, 7.2, 7.52, 8.08, 8.36, 8.68, 9.28, 9.48, 10.24, 10.6, 11.08, 11.36, 12.04, 12.48, 12.88, 13.0, 13.56, 13.88, 14.28, 15.04, 15.4, 16.0]}, "mode": "markers", "name": "CAN", "text": ["OP0p18_CP0p11_EM0p11_AM0p10_NP0p07", "OM0p13_CM0p09_EM0p06_AP0p07_NP0p31", "OM0p06_CM0p13_EM0p17_AM0p37_NM0p08", "OP0p13_CP0p17_EP0p15_AP0p09_NM0p36", "OP0p19_CM0p09_EM0p06_AM0p44_NM0p17", "OM0p27_CM0p18_EP0p43_AM0p21_NM0p07", "OP0p51_CP0p17_EM0p15_AM0p30_NM0p10", "OM0p29_CP0p20_EP0p25_AM0p06_NM0p56", "OM0p64_CP0p16_EM0p29_AM0p16_NM0p14", "OM0p14_CM0p05_EM0p25_AM0p12_NP0p98", "OM0p33_CM0p39_EP0p28_AP0p34_NM0p30", "OP0p16_CM0p08_EP0p24_AP0p89_NM0p43", "OM0p63_CP0p47_EM0p17_AM0p24_NP0p37", "OP0p66_CM0p49_EM0p38_AP0p10_NM0p39", "OP0p06_CP0p10_EP0p45_AP1p26_NP0p22", "OP0p57_CM0p23_EP0p16_AM1p09_NM0p12", "OM0p38_CM0p72_EP0p89_AM0p25_NP0p08", "OM0p22_CP0p98_EP0p32_AM0p50_NP0p35", "OP0p86_CM0p59_EP0p34_AM0p53_NP0p24", "OP0p60_CM0p20_EM0p54_AM0p14_NP1p17", "OP0p34_CP0p37_EP1p17_AM0p49_NP0p40", "OM0p30_CP0p51_EM1p71_AP0p14_NM0p18", "OM1p35_CM0p39_EP0p87_AP0p24_NP0p16", "OP0p94_CP1p25_EM0p25_AP0p08_NP0p60", "OP1p38_CM0p95_EP0p28_AP0p19_NP0p42", "OM1p92_CP0p28_EP0p53_AP0p13_NM0p39", "OP1p11_CP0p39_EM0p93_AP0p36_NM0p60", "OP0p29_CM0p44_EM1p26_AP0p57_NP0p91", "OM0p99_CP0p27_EP1p11_AP1p09_NP0p11", "OP1p17_CP0p69_EP0p10_AM1p08_NM0p72", "OM1p01_CP0p27_EM1p35_AP0p11_NP1p11", "OM0p40_CM0p28_EM0p44_AP1p87_NM1p01"], "type": "scatter3d", "visible": false, "x": [0.11, -0.09, -0.13, 0.17, -0.09, -0.18, 0.17, 0.2, 0.16, -0.05, -0.39, -0.08, 0.47, -0.49, 0.1, -0.23, -0.72, 0.98, -0.59, -0.2, 0.37, 0.51, -0.39, 1.25, -0.95, 0.28, 0.39, -0.44, 0.27, 0.69, 0.27, -0.28], "y": [-0.1, 0.07, -0.37, 0.09, -0.44, -0.21, -0.3, -0.06, -0.16, -0.12, 0.34, 0.89, -0.24, 0.1, 1.26, -1.09, -0.25, -0.5, -0.53, -0.14, -0.49, 0.14, 0.24, 0.08, 0.19, 0.13, 0.36, 0.57, 1.09, -1.08, 0.11, 1.87], "z": [0.07, 0.31, -0.08, -0.36, -0.17, -0.07, -0.1, -0.56, -0.14, 0.98, -0.3, -0.43, 0.37, -0.39, 0.22, -0.12, 0.08, 0.35, 0.24, 1.17, 0.4, -0.18, 0.16, 0.6, 0.42, -0.39, -0.6, 0.91, 0.11, -0.72, 1.11, -1.01]}, {"customdata": [0.57, 0.66, 0.81, 0.9, 0.95, 1.16, 1.23, 1.36, 1.39, 1.54, 1.64, 1.8, 1.88, 2.02, 2.09, 2.17, 2.32, 2.37, 2.56, 2.65, 2.77, 2.84, 3.01, 3.12, 3.22, 3.25, 3.39, 3.47, 3.57, 3.76, 3.85, 4.0], "hovertemplate": "%{text}<br>MMLU=%{marker.color:.3f}<br>Σscale=%{customdata:.2f}<extra></extra>", "marker": {"cmax": 0.63, "cmin": 0, "color": [0.6067, 0.63, 0.6067, 0.5933, 0.59, 0.61, 0.5433, 0.61, 0.5767, 0.5433, 0.58, 0.4667, 0.52, 0.55, 0.1733, 0.5567, 0.5333, 0.4567, 0.4833, 0.4367, 0.4033, 0.4133, 0.49, 0.01, 0.14, 0.47, 0.02333, 0.07667, 0.43, 0.0, 0.1267, 0.05333], "colorbar": {"title": {"text": "MMLU acc"}}, "colorscale": [[0, "#440154"], [0.1111, "#482878"], [0.2222, "#3e4989"], [0.3333, "#31688e"], [0.4444, "#26828e"], [0.5556, "#1f9e89"], [0.6667, "#35b779"], [0.7778, "#6ece58"], [0.8889, "#b5de2b"], [1, "#fde725"]], "showscale": true, "size": [2.28, 2.64, 3.24, 3.6, 3.8, 4.64, 4.92, 5.44, 5.56, 6.16, 6.56, 7.2, 7.52, 8.08, 8.36, 8.68, 9.28, 9.48, 10.24, 10.6, 11.08, 11.36, 12.04, 12.48, 12.88, 13.0, 13.56, 13.88, 14.28, 15.04, 15.4, 16.0]}, "mode": "markers", "name": "EAN", "text": ["OP0p18_CP0p11_EM0p11_AM0p10_NP0p07", "OM0p13_CM0p09_EM0p06_AP0p07_NP0p31", "OM0p06_CM0p13_EM0p17_AM0p37_NM0p08", "OP0p13_CP0p17_EP0p15_AP0p09_NM0p36", "OP0p19_CM0p09_EM0p06_AM0p44_NM0p17", "OM0p27_CM0p18_EP0p43_AM0p21_NM0p07", "OP0p51_CP0p17_EM0p15_AM0p30_NM0p10", "OM0p29_CP0p20_EP0p25_AM0p06_NM0p56", "OM0p64_CP0p16_EM0p29_AM0p16_NM0p14", "OM0p14_CM0p05_EM0p25_AM0p12_NP0p98", "OM0p33_CM0p39_EP0p28_AP0p34_NM0p30", "OP0p16_CM0p08_EP0p24_AP0p89_NM0p43", "OM0p63_CP0p47_EM0p17_AM0p24_NP0p37", "OP0p66_CM0p49_EM0p38_AP0p10_NM0p39", "OP0p06_CP0p10_EP0p45_AP1p26_NP0p22", "OP0p57_CM0p23_EP0p16_AM1p09_NM0p12", "OM0p38_CM0p72_EP0p89_AM0p25_NP0p08", "OM0p22_CP0p98_EP0p32_AM0p50_NP0p35", "OP0p86_CM0p59_EP0p34_AM0p53_NP0p24", "OP0p60_CM0p20_EM0p54_AM0p14_NP1p17", "OP0p34_CP0p37_EP1p17_AM0p49_NP0p40", "OM0p30_CP0p51_EM1p71_AP0p14_NM0p18", "OM1p35_CM0p39_EP0p87_AP0p24_NP0p16", "OP0p94_CP1p25_EM0p25_AP0p08_NP0p60", "OP1p38_CM0p95_EP0p28_AP0p19_NP0p42", "OM1p92_CP0p28_EP0p53_AP0p13_NM0p39", "OP1p11_CP0p39_EM0p93_AP0p36_NM0p60", "OP0p29_CM0p44_EM1p26_AP0p57_NP0p91", "OM0p99_CP0p27_EP1p11_AP1p09_NP0p11", "OP1p17_CP0p69_EP0p10_AM1p08_NM0p72", "OM1p01_CP0p27_EM1p35_AP0p11_NP1p11", "OM0p40_CM0p28_EM0p44_AP1p87_NM1p01"], "type": "scatter3d", "visible": false, "x": [-0.11, -0.06, -0.17, 0.15, -0.06, 0.43, -0.15, 0.25, -0.29, -0.25, 0.28, 0.24, -0.17, -0.38, 0.45, 0.16, 0.89, 0.32, 0.34, -0.54, 1.17, -1.71, 0.87, -0.25, 0.28, 0.53, -0.93, -1.26, 1.11, 0.1, -1.35, -0.44], "y": [-0.1, 0.07, -0.37, 0.09, -0.44, -0.21, -0.3, -0.06, -0.16, -0.12, 0.34, 0.89, -0.24, 0.1, 1.26, -1.09, -0.25, -0.5, -0.53, -0.14, -0.49, 0.14, 0.24, 0.08, 0.19, 0.13, 0.36, 0.57, 1.09, -1.08, 0.11, 1.87], "z": [0.07, 0.31, -0.08, -0.36, -0.17, -0.07, -0.1, -0.56, -0.14, 0.98, -0.3, -0.43, 0.37, -0.39, 0.22, -0.12, 0.08, 0.35, 0.24, 1.17, 0.4, -0.18, 0.16, 0.6, 0.42, -0.39, -0.6, 0.91, 0.11, -0.72, 1.11, -1.01]}], "layout": {"height": 700, "margin": {"b": 0, "l": 0, "r": 0, "t": 40}, "scene": {"xaxis": {"title": {"text": "signed scale O"}}, "yaxis": {"title": {"text": "signed scale C"}}, "zaxis": {"title": {"text": "signed scale E"}}}, "showlegend": false, "title": {"text": "OCEAN scale-space — points = configs, size ∝ Σscale, colour = MMLU accuracy"}, "updatemenus": [{"buttons": [{"args": [{"visible": [true, false, false, false, false, false, false, false, false, false]}, {"scene.xaxis.title.text": "signed scale O", "scene.yaxis.title.text": "signed scale C", "scene.zaxis.title.text": "signed scale E"}], "label": "O, C, E", "method": "update"}, {"args": [{"visible": [false, true, false, false, false, false, false, false, false, false]}, {"scene.xaxis.title.text": "signed scale O", "scene.yaxis.title.text": "signed scale C", "scene.zaxis.title.text": "signed scale A"}], "label": "O, C, A", "method": "update"}, {"args": [{"visible": [false, false, true, false, false, false, false, false, false, false]}, {"scene.xaxis.title.text": "signed scale O", "scene.yaxis.title.text": "signed scale C", "scene.zaxis.title.text": "signed scale N"}], "label": "O, C, N", "method": "update"}, {"args": [{"visible": [false, false, false, true, false, false, false, false, false, false]}, {"scene.xaxis.title.text": "signed scale O", "scene.yaxis.title.text": "signed scale E", "scene.zaxis.title.text": "signed scale A"}], "label": "O, E, A", "method": "update"}, {"args": [{"visible": [false, false, false, false, true, false, false, false, false, false]}, {"scene.xaxis.title.text": "signed scale O", "scene.yaxis.title.text": "signed scale E", "scene.zaxis.title.text": "signed scale N"}], "label": "O, E, N", "method": "update"}, {"args": [{"visible": [false, false, false, false, false, true, false, false, false, false]}, {"scene.xaxis.title.text": "signed scale O", "scene.yaxis.title.text": "signed scale A", "scene.zaxis.title.text": "signed scale N"}], "label": "O, A, N", "method": "update"}, {"args": [{"visible": [false, false, false, false, false, false, true, false, false, false]}, {"scene.xaxis.title.text": "signed scale C", "scene.yaxis.title.text": "signed scale E", "scene.zaxis.title.text": "signed scale A"}], "label": "C, E, A", "method": "update"}, {"args": [{"visible": [false, false, false, false, false, false, false, true, false, false]}, {"scene.xaxis.title.text": "signed scale C", "scene.yaxis.title.text": "signed scale E", "scene.zaxis.title.text": "signed scale N"}], "label": "C, E, N", "method": "update"}, {"args": [{"visible": [false, false, false, false, false, false, false, false, true, false]}, {"scene.xaxis.title.text": "signed scale C", "scene.yaxis.title.text": "signed scale A", "scene.zaxis.title.text": "signed scale N"}], "label": "C, A, N", "method": "update"}, {"args": [{"visible": [false, false, false, false, false, false, false, false, false, true]}, {"scene.xaxis.title.text": "signed scale E", "scene.yaxis.title.text": "signed scale A", "scene.zaxis.title.text": "signed scale N"}], "label": "E, A, N", "method": "update"}], "x": 0, "xanchor": "left", "y": 1, "yanchor": "top"}]}}
